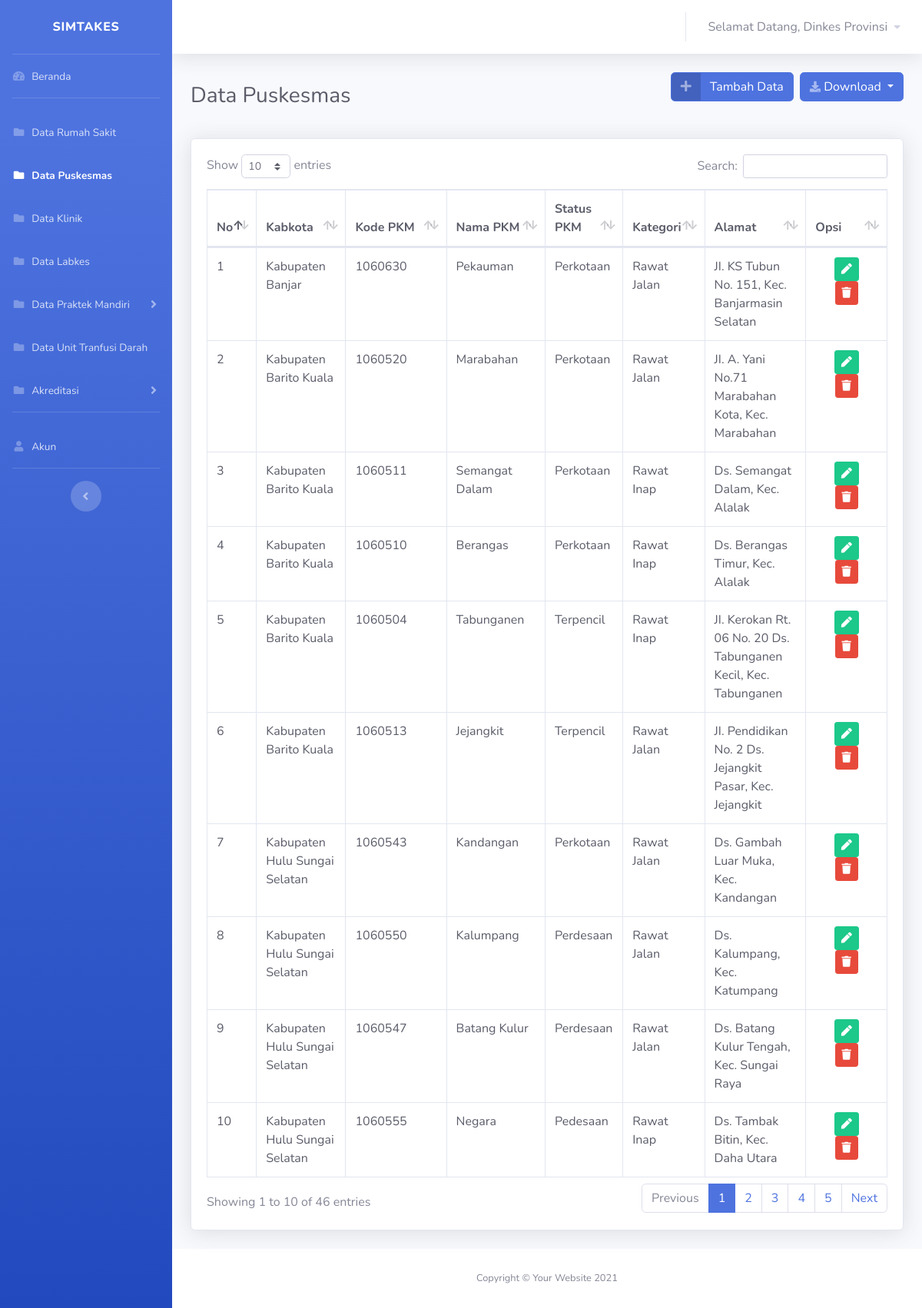
The page /views/dinkes/puskesmas/puskesmas.php (signed in) on the database its author committed.
### tables this page shows
CREATE TABLE `user` (
  `id_user` int(11) NOT NULL,
  `username` varchar(30) NOT NULL,
  `nama` varchar(100) NOT NULL,
  `password` varchar(30) NOT NULL,
  `id_role` int(11) NOT NULL
);

CREATE TABLE `data_pkm` (
  `idx` int(11) NOT NULL,
  `kabkota` varchar(50) NOT NULL,
  `kodepkm` varchar(50) NOT NULL,
  `namapkm` varchar(50) NOT NULL,
  `statuspkm` varchar(50) NOT NULL,
  `kategori` varchar(50) NOT NULL,
  `alamat` varchar(255) NOT NULL
);

### koneksi.php (called while the page is built, shortened)
<?php
$koneksi = mysqli_connect("localhost", "root", "", "simtakes") or die(mysqli_error($koneksi));
$username = $_SESSION['username'];
$id_role = $_SESSION['id_role'];
function query($query)
{
    global $koneksi;
    $result = mysqli_query($koneksi, $query);
    $rows = [];
    while ($row = mysqli_fetch_assoc($result)) {
        $rows[] = $row;
    }
    return $rows;
}
?>

### views/dinkes/puskesmas/puskesmas.php (the view, shortened to what this page needs)
<?php
require '../../../koneksi.php';
if ($id_role == '15') {
    $puskesmas = query("SELECT * FROM data_pkm WHERE kabkota = 'Kota Banjarmasin' ORDER BY namapkm");
} elseif ($id_role == '3') {
    $puskesmas = query("SELECT * FROM data_pkm WHERE kabkota = 'Kabupaten Balangan' ORDER BY namapkm");
} elseif ($id_role == '4') {
    $puskesmas = query("SELECT * FROM data_pkm WHERE kabkota = 'Kabupaten Banjar' ORDER BY namapkm");
} elseif ($id_role == '5') {
    $puskesmas = query("SELECT * FROM data_pkm WHERE kabkota = 'Kabupaten Barito Kuala' ORDER BY namapkm");
} elseif ($id_role == '6') {
    $puskesmas = query("SELECT * FROM data_pkm WHERE kabkota = 'Kabupaten Hulu Sungai Selatan' ORDER BY namapkm");
} elseif ($id_role == '7') {
    $puskesmas = query("SELECT * FROM data_pkm WHERE kabkota = 'Kabupaten Hulu Sungai Tengah' ORDER BY namapkm");
} elseif ($id_role == '8') {
    $puskesmas = query("SELECT * FROM data_pkm WHERE kabkota = 'Kabupaten Hulu Sungai Utara' ORDER BY namapkm");
} elseif ($id_role == '9') {
    $puskesmas = query("SELECT * FROM data_pkm WHERE kabkota = 'Kabupaten Kotabaru' ORDER BY namapkm");
} elseif ($id_role == '10') {
    $puskesmas = query("SELECT * FROM data_pkm WHERE kabkota = 'Kabupaten Tabalong' ORDER BY namapkm");
} elseif ($id_role == '11') {
    $puskesmas = query("SELECT * FROM data_pkm WHERE kabkota = 'Kabupaten Tanah Bumbu' ORDER BY namapkm");
} elseif ($id_role == '12') {
    $puskesmas = query("SELECT * FROM data_pkm WHERE kabkota = 'Kabupaten Tanah Laut' ORDER BY namapkm");
} elseif ($id_role == '13') {
    $puskesmas = query("SELECT * FROM data_pkm WHERE kabkota = 'Kabupaten Tapin' ORDER BY namapkm");
} elseif ($id_role == '14') {
    $puskesmas = query("SELECT * FROM data_pkm WHERE kabkota = 'Kota Banjarbaru' ORDER BY namapkm");
} elseif ($id_role == '2') {
    $puskesmas = query("SELECT * FROM data_pkm ORDER BY kabkota");
} else {
    echo "<script>alert('Anda harus login ulang!');
		document.location = '../../../index.php';
		</script>";
    exit();
}
?>
<!DOCTYPE html>
<html lang="en">
<head>
    <link href="../../../vendor/fontawesome-free/css/all.min.css" rel="stylesheet" type="text/css">
    <link href="../../../css/sb-admin-2.min.css" rel="stylesheet">
    <link href="../../../vendor/datatables/dataTables.bootstrap4.min.css" rel="stylesheet">
</head>
<body id="page-top">
    <div id="wrapper">
        <ul class="navbar-nav bg-gradient-primary sidebar sidebar-dark accordion" id="accordionSidebar">
            <a class="sidebar-brand d-flex align-items-center justify-content-center" href="dashboard.php">
                <div class="sidebar-brand-text mx-3">SIMTAKES</div>
            </a>
            <hr class="sidebar-divider my-0">
            <li class="nav-item ">
                <a class="nav-link" href="../dashboard.php">
                    <i class="fas fa-fw fa-tachometer-alt"></i>
                    <span>Beranda</span></a>
            </li>
            <hr class="sidebar-divider">
            <li class="nav-item">
                <a class="nav-link" href="../rumahsakit/rumahsakit.php">
                <i class="fas fa-fw fa-folder"></i>
                    <span>Data Rumah Sakit</span></a>
            </li>
            <li class="nav-item active">
                <a class="nav-link " href="" >
                    <i class="fas fa-fw fa-folder"></i>
                    <span>Data Puskesmas</span>
                </a>
            </li>
            <li class="nav-item">
                <a class="nav-link " href="../klinik/klinik.php" >
                    <i class="fas fa-fw fa-folder"></i>
                    <span>Data Klinik</span>
                </a>
            </li>
            <li class="nav-item">
                <a class="nav-link " href="../labkes/labkes.php" >
                    <i class="fas fa-fw fa-folder"></i>
                    <span>Data Labkes</span>
                </a>
            </li>
            <li class="nav-item">
                <a class="nav-link collapsed" href="#" data-toggle="collapse" data-target="#collapsePages"
                    aria-expanded="true" aria-controls="collapsePages">
                    <i class="fas fa-fw fa-folder"></i>
                    <span>Data Praktek Mandiri</span>
                </a>
            </li>
            <li class="nav-item">
                <a class="nav-link" href="../transfusidarah/transfusidarah.php">
                <i class="fas fa-fw fa-folder"></i>
                    <span>Data Unit Tranfusi Darah</span></a>
            </li>
            <li class="nav-item">
                <a class="nav-link collapsed" href="#" data-toggle="collapse" data-target="#collapseAkreditasi"
                    aria-expanded="true" aria-controls="collapseAkreditasi">
                    <i class="fas fa-fw fa-folder"></i>
                    <span>Akreditasi</span>
                </a>
            </li>
            <hr class="sidebar-divider d-none d-md-block">
            <?php
            if ($id_role == 2) {
                echo $p  = '
                <li class="nav-item ">
                <a class="nav-link" href="../user/user.php">
                <i class="fas fa-fw fa-user"></i>
                    <span>Akun</span></a>
            </li>
            <hr class="sidebar-divider d-none d-md-block">';
            }
            ?>
            <div class="text-center d-none d-md-inline">
                <button class="rounded-circle border-0" id="sidebarToggle"></button>
            </div>
        </ul>
        <div id="content-wrapper" class="d-flex flex-column">
            <div id="content">
                <nav class="navbar navbar-expand navbar-light bg-white topbar mb-4 static-top shadow">
                    <ul class="navbar-nav ml-auto">
                        <li class="nav-item dropdown no-arrow">
                            <a class="nav-link dropdown-toggle" href="#" id="userDropdown" role="button"
                                data-toggle="dropdown" aria-haspopup="true" aria-expanded="false">
                                <span class="mr-2 d-none d-lg-inline text-gray-600">Selamat Datang,
                                <?php $index = mysqli_query($koneksi,"SELECT nama from user where username='$username' AND id_role = '$id_role'");
                                $row = mysqli_fetch_array($index);
                                if ($row && $row["nama"] == !'') {
                                echo $row['nama'];
                                }else
                                {
                                echo "no class";
                                }
                                ?>
                                </span>
                                    <i class="fas fa-caret-down fa-sm"></i>
                            </a>
                        </li>
                    </ul>
                </nav>
                <div class="container-fluid">
                    <div class="d-sm-flex align-items-center justify-content-between mb-4">
                        <h1 class="h3 mb-0 text-gray-800">Data Puskesmas</h1>
                        <div class="d-sm-flex align-items-center justify-content-between mb-4">
                            <a href="puskesmas-tambah.php" class="btn btn-primary btn-icon-split">
                                            <span class="icon text-white-50">
                                                <i class="fas fa-plus"></i>
                                            </span>
                                            <span class="text">Tambah Data</span>
                            </a>&nbsp;&nbsp;
                            <div class="btn-group">
                                <button type="button" class="btn btn-primary dropdown-toggle " data-toggle="dropdown" aria-haspopup="true" aria-expanded="false"><i
                                    class="fas fa-download fa-sm text-white-50"></i>
                                    Download
                                </button>
                            </div>
                        </div>
                    </div>
                        <div class="card shadow mb-4">
                            <div class="card-body">
                                <div class="table-responsive">
                                    <table class="table table-bordered text-dark" id="dataTable" width="100%" cellspacing="0">
                                        <thead>
                                            <tr>
                                            <th>No</th>
                                            <th>Kabkota</th>
                                            <th>Kode PKM</th>
                                            <th>Nama PKM</th>
                                            <th>Status PKM</th>
                                            <th>Kategori</th>
                                            <th>Alamat</th>
                                            <th>Opsi</th>
                                            </tr>
                                        </thead>
                                        <tbody>
                                            <?php $no = 1; ?>
                                            <?php foreach ($puskesmas as $data_pus) : ?>
                                            <tr>
                                                <td><?= $no++ ?></td>
                                                <td><?= $data_pus['kabkota'] ?></td>
                                                <td><?= $data_pus['kodepkm'] ?></td>
                                                <td><?= $data_pus['namapkm'] ?></td>
                                                <td><?= $data_pus['statuspkm'] ?></td>
                                                <td><?= $data_pus['kategori'] ?></td>
                                                <td><?= $data_pus['alamat'] ?></td>
                                                <td>
                                                <div class="container text-center">
                                                    <a href="puskesmas-edit.php?idx=<?= $data_pus['idx']; ?>"class="btn btn-success btn-sm"><i class="fa fa-pen"></i></a>
                                                    <a  href="hapuspuskesmas.php?idx=<?= $data_pus['idx']; ?>" class="btn btn-danger btn-sm" onclick="return confirm('Apakah anda yakin ingin menghapus data Puskesmas <?= $data_pus['namapkm']; ?> ?');"><i class="fa fa-trash"></i></a></td>
                                                </div>
                                            </tr>
                                            <?php endforeach ?>
            <footer class="sticky-footer bg-white">
                <div class="container my-auto">
                    <div class="copyright text-center my-auto">
                        <span>Copyright &copy; Your Website 2021</span>
                    </div>
                </div>
            </footer>
</body>
</html>

### rows shown on the page
user: nama "Dinkes Provinsi"
data_pkm: kabkota "Kabupaten Banjar", kodepkm "1060630", namapkm "Pekauman", statuspkm "Perkotaan", kategori "Rawat Jalan", alamat "JI. KS Tubun No. 151, Kec. Banjarmasin Selatan"
data_pkm: kabkota "Kabupaten Barito Kuala", kodepkm "1060520", namapkm "Marabahan", statuspkm "Perkotaan", kategori "Rawat Jalan", alamat "JI. A. Yani No.71 Marabahan Kota, Kec. Marabahan"
data_pkm: kabkota "Kabupaten Barito Kuala", kodepkm "1060511", namapkm "Semangat Dalam", statuspkm "Perkotaan", kategori "Rawat Inap", alamat "Ds. Semangat Dalam, Kec. Alalak"
data_pkm: kabkota "Kabupaten Barito Kuala", kodepkm "1060510", namapkm "Berangas", statuspkm "Perkotaan", kategori "Rawat Inap", alamat "Ds. Berangas Timur, Kec. Alalak"
data_pkm: kabkota "Kabupaten Barito Kuala", kodepkm "1060504", namapkm "Tabunganen", statuspkm "Terpencil", kategori "Rawat Inap", alamat "JI. Kerokan Rt. 06 No. 20 Ds. Tabunganen Kecil, Kec. Tabunganen"
data_pkm: kabkota "Kabupaten Barito Kuala", kodepkm "1060513", namapkm "Jejangkit", statuspkm "Terpencil", kategori "Rawat Jalan", alamat "JI. Pendidikan No. 2 Ds. Jejangkit Pasar, Kec. Jejangkit"
data_pkm: kabkota "Kabupaten Hulu Sungai Selatan", kodepkm "1060543", namapkm "Kandangan", statuspkm "Perkotaan", kategori "Rawat Jalan", alamat "Ds. Gambah Luar Muka, Kec. Kandangan"
data_pkm: kabkota "Kabupaten Hulu Sungai Selatan", kodepkm "1060550", namapkm "Kalumpang", statuspkm "Perdesaan", kategori "Rawat Jalan", alamat "Ds. Kalumpang, Kec. Katumpang"
data_pkm: kabkota "Kabupaten Hulu Sungai Selatan", kodepkm "1060547", namapkm "Batang Kulur", statuspkm "Perdesaan", kategori "Rawat Jalan", alamat "Ds. Batang Kulur Tengah, Kec. Sungai Raya"
data_pkm: kabkota "Kabupaten Hulu Sungai Selatan", kodepkm "1060555", namapkm "Negara", statuspkm "Pedesaan", kategori "Rawat Inap", alamat "Ds. Tambak Bitin, Kec. Daha Utara"
